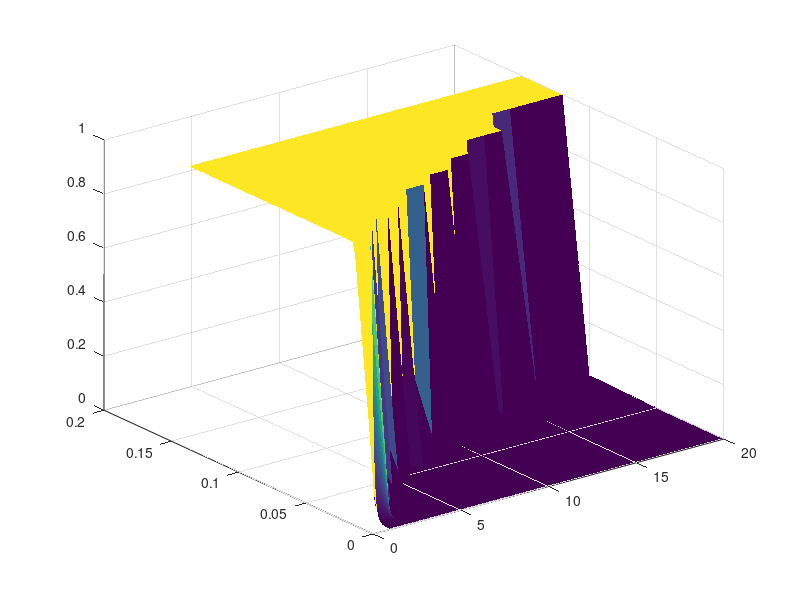

The MATLAB script that drew this image: (Note: this script raises an error after producing the figure.)
clear variables
close all; 
clc
                                tic
c = 1; L = 1; TM = 0.6;
Lambda = L/10;
h = 0.01;
N_ord = 20;%12;

% dT = [0.001,0.00125,0.0016,0.002,0.0025,0.004,0.005,0.00625,...
%     0.008,0.01,0.0125,0.02,0.025,0.03125,0.04,0.05,0.0625,0.1];
dT = [0.001:0.0002:0.12 0.15]; %0.1
nt = unique(round(TM./dT));
dT = flip(TM./nt);

N = round(2*L/h+1);
X = -L:h:L;

K = diag(ones(N-1,1),1)-diag(ones(N-1,1),-1);
K(1,N) = -1;
K(N,1) = 1;

% K(1,1:2) = [-1,1];
% K(N,N-1:N) = [-1,1];
K = sparse(0.5*K);

U0 = exp(-(X/Lambda).^2);
err_M = zeros(length(dT),N_ord);
% eigen_UL = zeros(length(dT),N_ord);

for oo=1:N_ord
    parfor kk=1:length(dT)
        alfa = c*dT(kk)/h;
        T = 0:dT(kk):TM;
        Un = U0';
        UL = sparse(N,N);
        for lk=1:oo
            UL = UL + sparse((1/factorial(lk))*(-alfa*K)^lk);
        end
        % figure()
        for tt=1:length(T)
            Unn = (speye(N,N)+UL)*Un;
            Un = Unn;
            % plot(X,Unn), ylim([-.5 1.5]), grid on
            % drawnow
        end
        theo_fn = exp(-((X-c*TM)/Lambda).^2);
        error_val = trapz(X,(theo_fn'-Un).^2)/trapz(theo_fn'.^2);
        err_M(kk,oo) = error_val;
        % eigen_UL(kk,oo) = max(abs(eigs(UL)));
    end
end
                                    toc
%%
err_M(err_M>1)= 1;
ordo = 1:N_ord;
figure(1)
surf(ordo,dT,err_M),shading flat; zscale("log")
xlabel("order"); ylabel("\Delta t"),zlabel("error");
colorbar
clim([10^(-4) 10^(0)]);
set(gca,'ColorScale','log')
%%
max_err = zeros(1,8);
for jj=1:N_ord
    M_err = find(err_M(:,jj)<0.008);
    max_err(jj) = dT(M_err(end));
end
figure(2)
plot(ordo,c*max_err/h,"LineWidth",1.4),hold on,grid on;
plot(ordo,c*max_err/h,"*","LineWidth",1.4)
xlabel("order"), ylabel("CFL number \alpha",'Interpreter','tex')

